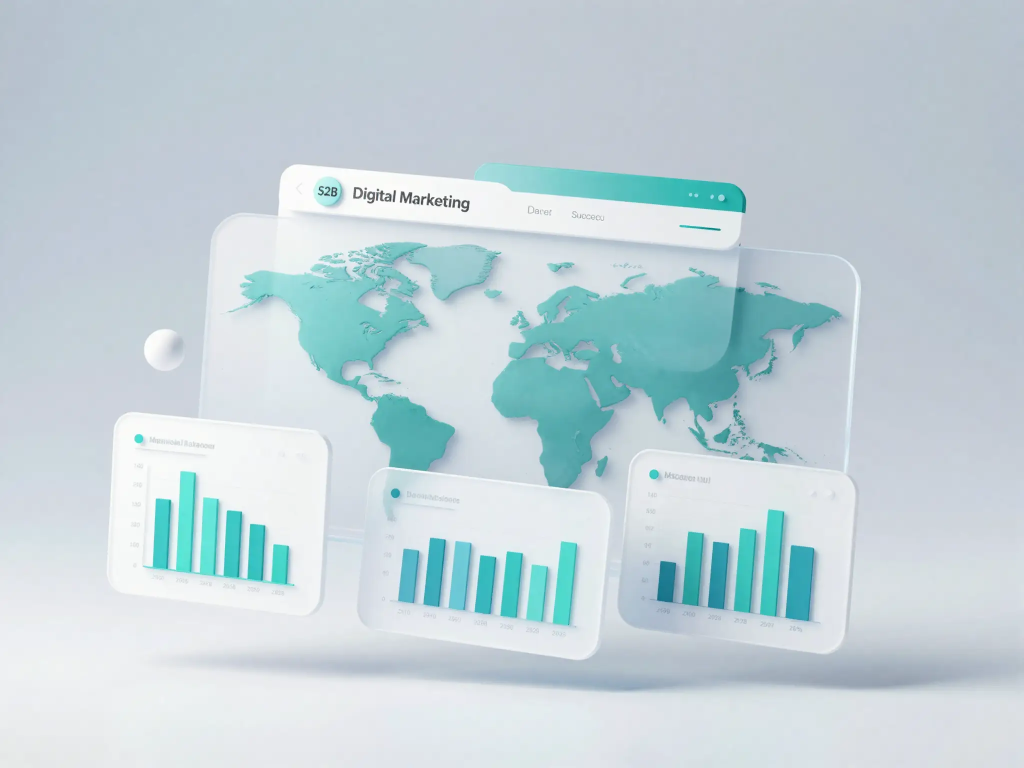
#> input picture _backup_20260723/assets/images/about-dashboard.webp, 2048 x 1536 px (shown at 1/2 size)
$ python check-image.py ../../_backup_20260723/assets/images/about-dashboard.webp
#> lines starting #> are read from the running program, lines starting #| are printed output that depends on the picture
#!/usr/bin/env python3
# -*- coding: utf-8 -*-
"""
히어로 이미지 적합도 검사
사용:  python3 check-image.py <이미지...>        # 확장 히어로(풀스크린) 기준
       python3 check-image.py --ar 1.0 <이미지>  # 정사각 카드 등 다른 비율

측정 항목과 기준은 아래 SPEC 참조. 감으로 고르지 말고 이걸로 거른 다음 눈으로 본다.
"""
import sys, os, colorsys
import numpy as np
from PIL import Image

TARGET_W = 2560      # 풀스크린 히어로가 대응해야 할 최대 표시 폭 (2x 레티나 1280)
BRAND_HUE = 186.0    # #00ADBD

SPEC = [
 # (키, 라벨, 통과조건 함수, 설명)
 ("upscale","업스케일",       lambda v: v <= 1.05, "크롭 후 가로가 2560 이상이어야 확대 없이 쓴다"),
 ("sharp",  "선명도",         lambda v: v >= 400,  "풀스크린으로 커지면 흐림이 그대로 드러난다"),
 ("contrast","대비",          lambda v: v >= 20,   "낮으면 평평해서 스톡 티가 난다"),
 ("bright", "밝기",           lambda v: 52 <= v <= 78, "너무 어두우면 탁하고, 너무 밝으면 흰 UI가 안 뜬다"),
 ("zoneStd","캡션존 잡음",    lambda v: v <= 12,   "글자 얹을 구석이 조용해야 오버레이를 안 깐다"),
 ("sat",    "채도",           lambda v: v <= 22,   "낮아야 브랜드 시안이 화면에서 유일한 색이 된다"),
]

def crop_ar(im, ar, yfrac=0.5):
    w,h = im.size; th = int(w/ar)
    if th <= h:
        top = int((h-th)*yfrac); return im.crop((0,top,w,top+th))
    tw = int(h*ar); left = int((w-tw)/2); return im.crop((left,0,left+tw,h))

def lap_var(g):
    g = g.astype(float)
    o = (g[:-2,1:-1] + g[1:-1,:-2] - 4*g[1:-1,1:-1] + g[1:-1,2:] + g[2:,1:-1])
    return float(o.var())

def measure(path, ar=1.68, yfrac=0.5):
    im = Image.open(path).convert("RGB"); ow, oh = im.size
    c = crop_ar(im, ar, yfrac); cw, _ = c.size
    small = c.resize((640, max(1,int(640/ar))))
    a = np.asarray(small, float); g = a.mean(axis=2)
    H, W = g.shape
    zone = g[int(H*0.70):, :int(W*0.45)]          # 캡션이 앉는 좌하단
    mr, mg, mb = (a.reshape(-1,3).mean(axis=0)/255)
    hh, ss, vv = colorsys.rgb_to_hsv(mr, mg, mb)
    hue = hh*360
    return dict(file=os.path.basename(path), orig="%dx%d"%(ow,oh), cropW=cw,
        upscale=TARGET_W/cw, sharp=lap_var(g), contrast=g.std()/255*100,
        bright=g.mean()/255*100, zoneStd=zone.std()/255*100, sat=ss*100,
        hue=hue, dHue=min(abs(hue-BRAND_HUE), 360-abs(hue-BRAND_HUE)))

def main(argv):
    ar, yf, files = 1.68, 0.5, []
    i = 0
    while i < len(argv):
        if argv[i] == "--ar": ar = float(argv[i+1]); i += 2
        elif argv[i] == "--y": yf = float(argv[i+1]); i += 2
        else: files.append(argv[i]); i += 1
    if not files:
        print(__doc__); return 1
    rows = [measure(f, ar, yf) for f in files]
#> in measure, im is the input picture: PIL image 2048x1536 RGB; mean R, G, B 194.3, 211.1, 217.3
#> in crop_ar, `return im.crop((0, top, w, top + th))`:
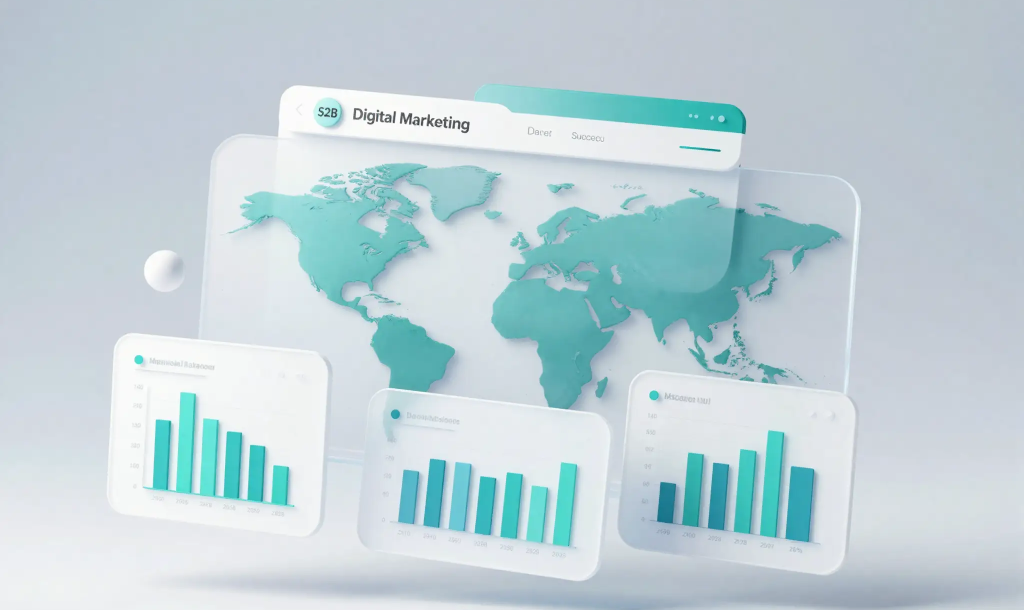
#> returned value: PIL image 2048x1219 RGB (shown at 1/2 size); mean R, G, B 190.9, 210.1, 216.2
#> in measure, `small = c.resize((640, max(1,int(640/ar))))`:
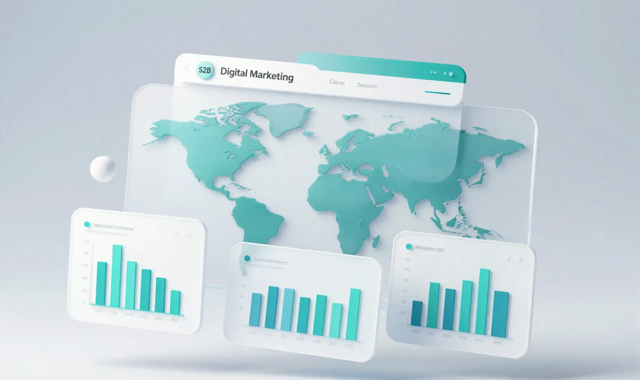
#> small: PIL image 640x380 RGB; mean R, G, B 190.9, 210.1, 216.2
#> in measure, `g = a.mean(axis=2)`:
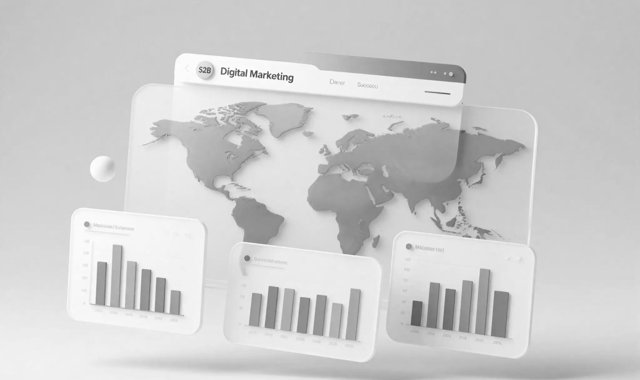
#> g: shape (380, 640) float64; min 71, max 255, mean 205.7
#> in measure, `zone = g[int(H*0.70):, :int(W*0.45)]`:
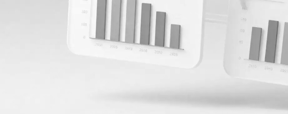
#> zone: shape (114, 288) float64; min 110.3, max 250.3, mean 222.8
#> in measure, `mr, mg, mb = (a.reshape(-1,3).mean(axis=0)/255)`: mr = 0.748; mg = 0.824; mb = 0.848
#> in measure, `hh, ss, vv = colorsys.rgb_to_hsv(mr, mg, mb)`: hh = 0.54; ss = 0.117; vv = 0.848
#> in measure, `hue = hh*360`: hue = 194.5
#> in lap_var, `o = (g[:-2,1:-1] + g[1:-1,:-2] - 4*g[1:-1,1:-1] + g[1:-1,2:] + g[2:,1:..`:
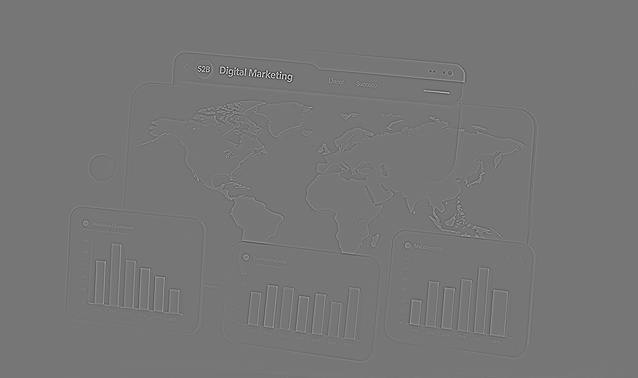
#> o: shape (378, 638) float64; min -331, max 379.7, mean 0; drawn with min black and max white
#> rows = 1 item
    w = max(len(r["file"]) for r in rows)
#> w = 20
    head = "%-*s %-11s %8s %8s %7s %7s %9s %7s %6s" % (w,"파일","원본","업스케일","선명도","대비","밝기","캡션존","채도","ΔHue")
    print(head); print("-"*len(head))
#| 파일                   원본              업스케일      선명도      대비      밝기       캡션존      채도   ΔHue
#| -------------------------------------------------------------------------------------------
    for r in sorted(rows, key=lambda x: -x["sharp"]):
        print("%-*s %-11s %7.2fx %8.0f %7.1f %7.1f %9.1f %7.1f %6.0f" % (
            w, r["file"], r["orig"], r["upscale"], r["sharp"], r["contrast"],
            r["bright"], r["zoneStd"], r["sat"], r["dHue"]))
#> this loop made 1 pass
#| about-dashboard.webp 2048x1536      1.25x      170    10.3    80.7       9.7    11.7      9
    print()
    for r in sorted(rows, key=lambda x: -x["sharp"]):
        bad = [(lab, r[k], why) for k, lab, ok, why in SPEC if not ok(r[k])]
        mark = "통과" if not bad else "%d개 미달" % len(bad)
        print("· %s — %s" % (r["file"], mark))
        for lab, v, why in bad:
            print("    %-10s %7.1f   %s" % (lab, v, why))
#> this loop made 1 pass
#> mark on pass 1: '4개 미달'
#| · about-dashboard.webp — 4개 미달
#|     업스케일           1.2   크롭 후 가로가 2560 이상이어야 확대 없이 쓴다
#|     선명도          169.7   풀스크린으로 커지면 흐림이 그대로 드러난다
#|     대비            10.3   낮으면 평평해서 스톡 티가 난다
#|     밝기            80.7   너무 어두우면 탁하고, 너무 밝으면 흰 UI가 안 뜬다
    return 0

if __name__ == "__main__":
    sys.exit(main(sys.argv[1:]))
#> (the program exits here)

$ run again, on _backup_20260723/assets/images/hero-global-map.webp
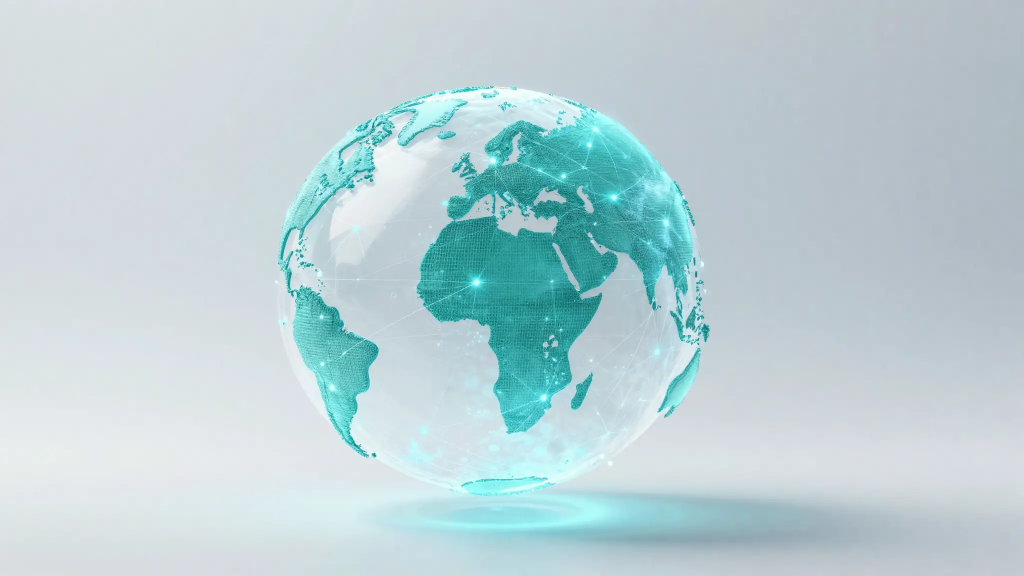
#> input picture _backup_20260723/assets/images/hero-global-map.webp, 2048 x 1152 px (shown at 1/2 size)
#> in measure, im is the input picture: PIL image 2048x1152 RGB; mean R, G, B 187.5, 209.6, 214.3
#> in measure, `zone = g[int(H*0.70):, :int(W*0.45)]`:
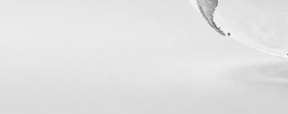
#> zone: shape (114, 288) float64; min 94.33, max 245, mean 226.4
#> mr = 0.732; mg = 0.822; mb = 0.84
#> hh = 0.528; ss = 0.129; vv = 0.84
#> hue = 190.2
#> in lap_var, `o = (g[:-2,1:-1] + g[1:-1,:-2] - 4*g[1:-1,1:-1] + g[1:-1,2:] + g[2:,1:..`:
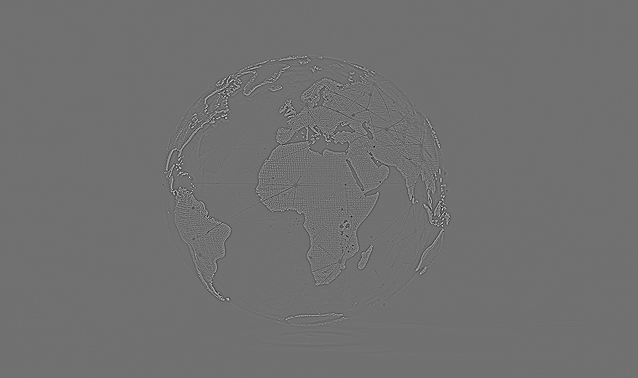
#> o: shape (378, 638) float64; min -241, max 302.3, mean 0; drawn with min black and max white
#> rows = 1 item
#> in main, `w = max(len(r["file"]) for r in rows)`: w = 20
#| 파일                   원본              업스케일      선명도      대비      밝기       캡션존      채도   ΔHue
#| -------------------------------------------------------------------------------------------
#> the loop in main, `for r in sorted(rows, key=lambda x: -x["sharp"]):` made 1 pass
#| hero-global-map.webp 2048x1152      1.32x      209    10.7    79.8       3.5    12.9      4
#> the loop in main, `for r in sorted(rows, key=lambda x: -x["sharp"]):` made 1 pass
#> mark on pass 1: '4개 미달'
#> (printed output is left out)
